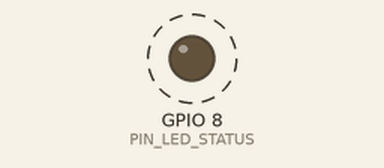
Simulated run of this sketch. Board: ESP32-C3. On the bench: output pins drawn as LEDs (lit = HIGH). Dashed ring = blinking. Random numbers use the default seed unless the sketch sets one; what the sketch prints to the serial monitor is not drawn.

Above: at 1.5 s.
Timing chart, 0 to 5.6 s (numbered marks = the images above):
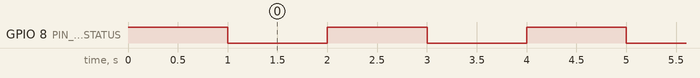

The sketch:

esp32_telemetry.ino
```cpp
/*
 * PyroTrace - Edge Telemetry Firmware
 * Target Microcontroller: ESP32-C3 Super Mini
 * Output: Serial JSON Stream over USB (Targeting COM15)
 * Telemetry Fields: timestamp (seconds), temp (°C), rpm (RPM), cpu_load (%)
 */

#include <Arduino.h>
#include "config.h"

// Track operational state
unsigned long lastTelemetryTime = 0;
unsigned long secondsCounter = 0;
int currentFaultMode = 0; // 0: Normal, 1: Thermal Spike, 2: Fan Bearing Failure, 3: CPU Load Surge

void setup() {
  // Initialize Serial interface
  Serial.begin(SERIAL_BAUD);

  // Initialize hardware pins
  pinMode(PIN_LED_STATUS, OUTPUT);
  digitalWrite(PIN_LED_STATUS, HIGH); // Active low or high indicator

#if defined(PIN_TEMP_SENSOR)
  analogReadResolution(12);
#endif

  // Brief delay for serial stabilization
  delay(1000);
}

void loop() {
  unsigned long currentMillis = millis();

  // Handle incoming serial commands for manual fault injection during physical/demo tests
  if (Serial.available() > 0) {
    char cmd = Serial.read();
    if (cmd == '0') currentFaultMode = 0; // Reset Normal
    if (cmd == '1') currentFaultMode = 1; // Thermal Spike
    if (cmd == '2') currentFaultMode = 2; // Fan Failure
    if (cmd == '3') currentFaultMode = 3; // CPU Load Surge
  }

  // Periodic Telemetry Dispatch
  if (currentMillis - lastTelemetryTime >= TELEMETRY_INTERVAL_MS) {
    lastTelemetryTime = currentMillis;
    secondsCounter++;

    float temp = TEMP_BASE_C;
    float rpm = RPM_BASE_VAL;
    float cpuLoad = CPU_LOAD_BASE;

    // Apply baseline natural noise
    temp += random(-10, 10) / 10.0f;
    rpm += random(-35, 35);
    cpuLoad += random(-20, 20) / 10.0f;

    // Dynamic Fault Simulation Curves based on currentFaultMode
    switch (currentFaultMode) {
      case 1: // Thermal Spike (e.g. Heatsink detachment)
        temp += min(45.0f, (float)(secondsCounter % 60) * 1.8f);
        cpuLoad += 15.0f;
        break;
      case 2: // Fan Bearing Failure (RPM drops -> Temperature rises after lag)
        rpm = max(400.0f, RPM_BASE_VAL - ((secondsCounter % 60) * 80.0f));
        if (rpm < 1200.0f) {
          temp += (1200.0f - rpm) * 0.03f;
        }
        break;
      case 3: // CPU Load Spike (CPU hits 100% -> Temperature increases)
        cpuLoad = min(100.0f, 85.0f + random(0, 15));
        temp += 20.0f + random(-5, 5) / 10.0f;
        rpm += 600; // Fan ramps up in response
        break;
      default:
        // Normal baseline fluctuation
        break;
    }

    // Bound values within realistic hardware limits
    temp = constrain(temp, 20.0f, 105.0f);
    rpm = constrain(rpm, 0.0f, 5500.0f);
    cpuLoad = constrain(cpuLoad, 0.0f, 100.0f);

    // Format telemetry as clean JSON object
    // Example: {"timestamp": 123, "temp": 38.5, "rpm": 3180, "cpu_load": 27.2, "fault_mode": 0}
    Serial.print("{\"timestamp\":");
    Serial.print(secondsCounter);
    Serial.print(",\"temp\":");
    Serial.print(temp, 1);
    Serial.print(",\"rpm\":");
    Serial.print((int)rpm);
    Serial.print(",\"cpu_load\":");
    Serial.print(cpuLoad, 1);
    Serial.print(",\"fault_mode\":");
    Serial.print(currentFaultMode);
    Serial.println("}");

    // Toggle onboard LED to visually signal active serial transmission
    digitalWrite(PIN_LED_STATUS, !digitalRead(PIN_LED_STATUS));
  }
}
```

config.h
```cpp
#ifndef CONFIG_H
#define CONFIG_H

// ==========================================
// PyroTrace ESP32-C3 Firmware Configuration
// Target Hardware: ESP32-C3 Super Mini
// ==========================================

#define SERIAL_BAUD 115200
#define TELEMETRY_INTERVAL_MS 1000 // Send telemetry every 1000ms (1 second)

// Pin Definitions for Physical Hardware Sensors (ESP32-C3 Super Mini)
#define PIN_TEMP_SENSOR 0   // ADC Pin for Analog Temperature Sensor (e.g., LM35/NTC)
#define PIN_FAN_TACH    1   // GPIO Interrupt Pin for Fan Tachometer (RPM reading)
#define PIN_FAN_PWM     2   // PWM Output Pin for Fan Speed Control
#define PIN_LED_STATUS  8   // Onboard status LED (ESP32-C3 Super Mini default LED)

// Operational Threshold Constants for Telemetry Calibration
#define TEMP_BASE_C       35.0  // Baseline temperature in Celsius
#define TEMP_MAX_LIMIT_C  95.0  // Upper safety limit in Celsius

#define RPM_BASE_VAL      3200  // Baseline Fan RPM
#define RPM_MIN_LIMIT     500   // Minimum fan stall threshold RPM

#define CPU_LOAD_BASE     25.0  // Baseline CPU load percentage (%)
#define CPU_LOAD_MAX      100.0 // Max CPU load percentage (%)

// Simulation / Fault Injection Modes (0 = Hardware/Live, 1 = Thermal Spike, 2 = Fan Failure, 3 = High Load Spike)
extern int currentFaultMode;

#endif // CONFIG_H
```

Measured:
- by itself, GPIO 8 (PIN_LED_STATUS): alternates HIGH for 1.0 s and LOW for 1.0 s
